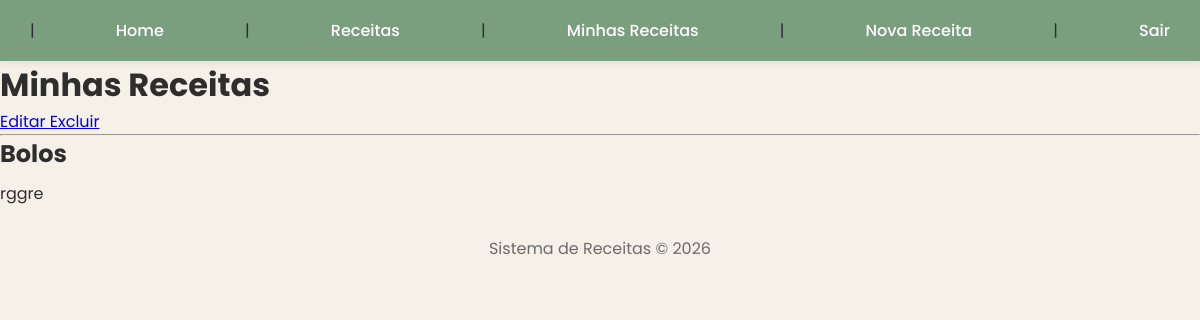
/?url=minhas-receitas (signed in), run on an earlier commit of the app's database.
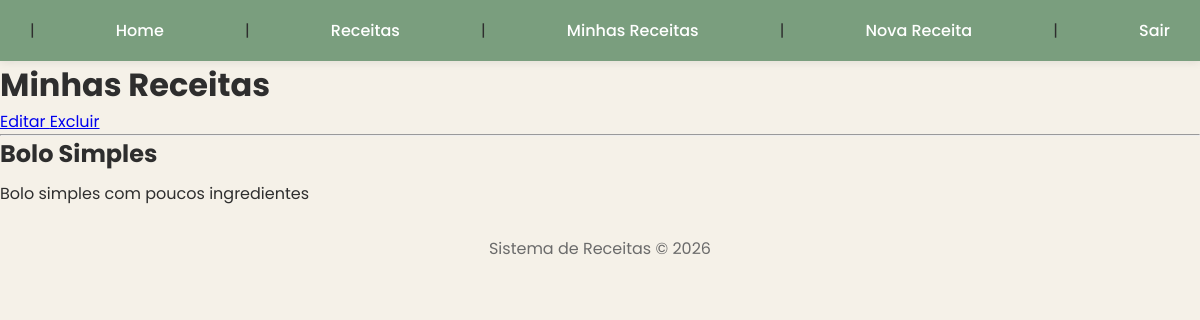
And on a later commit of the database.
### tables this page shows
CREATE TABLE `receitas` (
  `id` int(11) NOT NULL,
  `titulo` varchar(150) NOT NULL,
  `descricao` text NOT NULL,
  `modo_preparo` text NOT NULL,
  `usuario_id` int(11) DEFAULT NULL,
  `created_at` timestamp NOT NULL DEFAULT current_timestamp()
);

### app/core/Controller.php (called while the page is built)
<?php
class Controller {
    public function view($view, $data = []) {
        extract($data);
        require_once "../app/views/$view.php";
    }
}

### app/controllers/ReceitaController.php (called while the page is built, shortened)
<?php
require_once '../app/core/Controller.php';
require_once '../app/models/Receita.php';
class ReceitaController extends Controller {
    public function minhas() {
        $receita = new Receita();
        $receitas = $receita->minhasReceitas(
            $_SESSION['usuario']['id']
        );
        $this->view('minhas-receitas', [
            'receitas' => $receitas
        ]);
    }
}

### public/index.php (called while the page is built, shortened)
<?php
require_once '../app/core/Controller.php';
$router = new Router();
$router->run();

### app/core/database.php (called while the page is built)
<?php
class Database {
    private $host = DB_HOST;
    private $dbname = DB_NAME;
    private $user = DB_USER;
    private $pass = DB_PASS;
    public function connect() {
        try {
            $pdo = new PDO(
                "mysql:host={$this->host};dbname={$this->dbname}",
                $this->user,
                $this->pass
            );
            $pdo->setAttribute(
                PDO::ATTR_ERRMODE,
                PDO::ERRMODE_EXCEPTION
            );
            return $pdo;
        } catch(PDOException $e) {
            die("Erro: " . $e->getMessage());
        }
    }
}

### app/models/Receita.php (called while the page is built, shortened)
<?php
require_once '../app/core/Database.php';
class Receita {
    private $pdo;
    public function __construct() {
        $database = new Database();
        $this->pdo = $database->connect();
    }
    public function minhasReceitas($usuario_id) {
        $sql = "SELECT *
                FROM receitas
                WHERE usuario_id = :usuario_id
                ORDER BY created_at DESC";
        $stmt = $this->pdo->prepare($sql);
        $stmt->bindValue(':usuario_id', $usuario_id);
        $stmt->execute();
        return $stmt->fetchAll(PDO::FETCH_ASSOC);
    }
}

### app/views/minhas-receitas.php (the view, shortened to what this page needs)
<!DOCTYPE html>
<html lang="pt-br">
<head>
    <link rel="stylesheet" href="css/style.css">
</head>
<body>
  <nav>|
    <a href="?url=home">Home</a> |
    <a href="?url=receitas">Receitas</a> |
    <a href="?url=minhas-receitas">Minhas Receitas</a> |
    <a href="?url=criar-receita">Nova Receita</a> |
    <a href="?url=logout">Sair</a>
</nav>
    <h1>Minhas Receitas </h1>
    <?php foreach($receitas as $r): ?>
        <a href="?url=editar-receita&id=<?= $r['id'] ?>">
    Editar
</a>
        <a href="?url=excluir-receita&id=<?= $r['id'] ?>">
    Excluir
</a>
        <hr>
        <h2><?= $r['titulo'] ?></h2>
        <p><?= $r['descricao'] ?></p>
    <?php endforeach; ?>
    <footer>
    <p>Sistema de Receitas © 2026</p>
</footer>
</body>
</html>

What changed in the data, as far as the page shows it:
removed receitas: titulo "Bolos", descricao "rggre"
added receitas: titulo "Bolo Simples", descricao "Bolo simples com poucos ingredientes"
